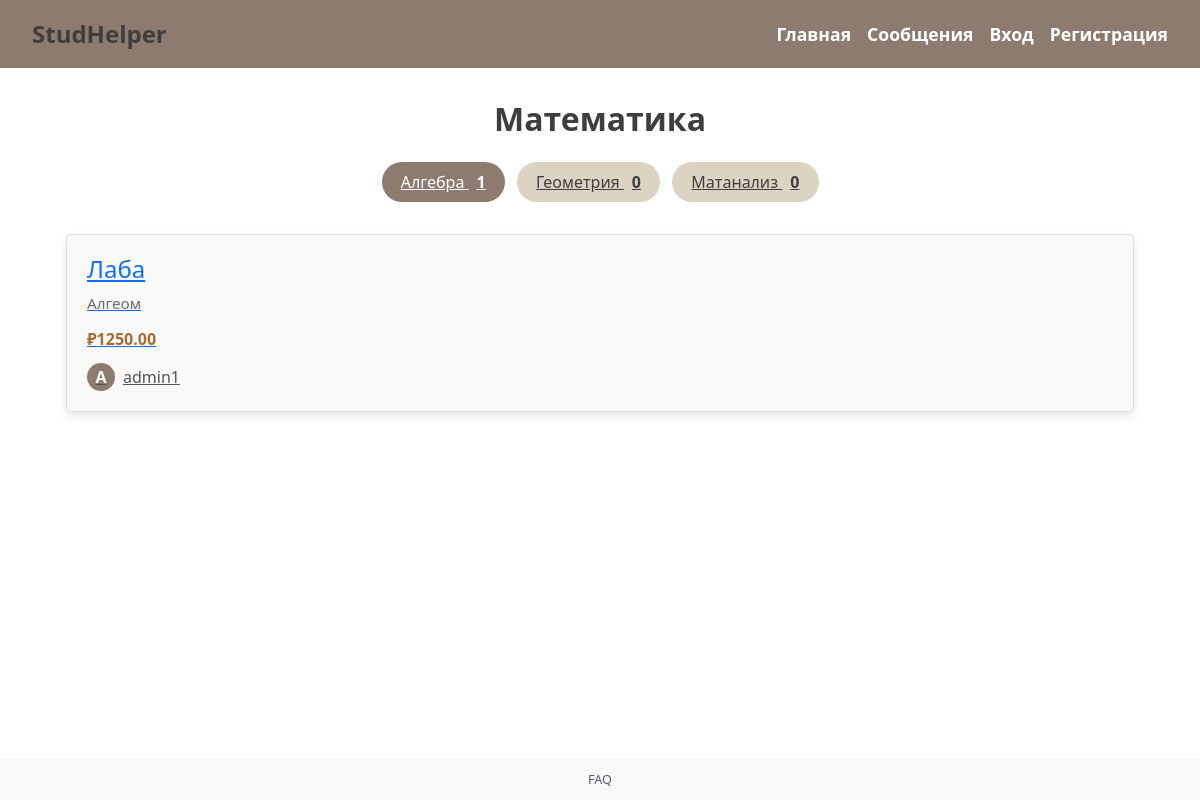
/tema/Алгебра, run on an earlier commit of the app's database.
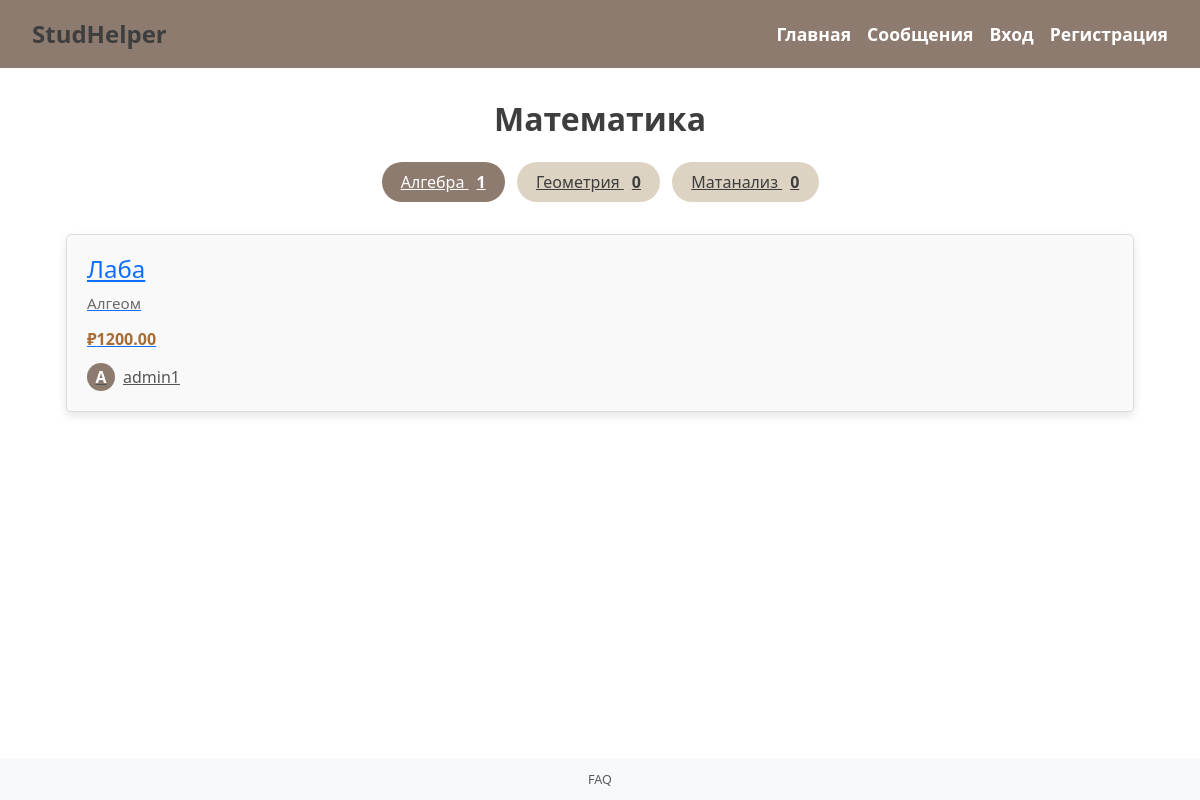
And on a later commit of the database.
### app.py (models this page shows)
class Offer(db.Model):
    id = db.Column(db.Integer, primary_key=True)
    title = db.Column(db.String(200), nullable=False)
    description = db.Column(db.Text, nullable=False)
    price = db.Column(db.Float, nullable=False)
    subcategory_id = db.Column(db.Integer, db.ForeignKey('subcategory.id'), nullable=False)
    seller_id = db.Column(db.Integer, db.ForeignKey('user.id'), nullable=False)

class User(db.Model, UserMixin):
    id = db.Column(db.Integer, primary_key=True)
    username = db.Column(db.String(150), unique=True, nullable=False)
    password = db.Column(db.String(150), nullable=False)
    offers = db.relationship('Offer', backref='seller', lazy=True)  # связь с предложениями

### app.py (the view)
@app.route('/tema/<string:subtopic>')
def show_subtopic(subtopic):
    category_name = get_category_for_subtopic(subtopic)
    subcategories = get_subcategories_with_counts(category_name)
    subcategory = Subcategory.query.filter_by(name=subtopic).first()
    if subcategory:
        offers = Offer.query.filter_by(subcategory_id=subcategory.id).order_by(Offer.id.desc()).all()
    else:
        offers = []
    return render_template(
        'tema.html',
        category_name=category_name,
        subtopic_name=subtopic,
        subcategories=subcategories,
        offers=offers
    )

### app.py (called while the page is built)
def get_subcategories_with_counts(category_name):
    category = Category.query.filter_by(name=category_name).first()
    subcategories = []
    if category:
        subcategories = [
            {
                'name': subcategory.name,
                'count': Offer.query.filter_by(subcategory_id=subcategory.id).count()
            }
            for subcategory in category.subcategories
        ]
    return subcategories

def get_category_for_subtopic(subtopic):
    subcategory = Subcategory.query.filter_by(name=subtopic).first()
    if subcategory:
        return subcategory.category.name
    return 'Другие предметы'

### templates/tema.html
{% extends 'base.html' %}
{% block content %}
<div class="tema-page">
    <h1 class="tema-title">{{ category_name }}</h1>
    <div class="subcategory-tabs">
        {% for sub in subcategories %}
        <a href="{{ url_for('show_subtopic', subtopic=sub.name) }}"
           class="subcategory-tab {% if sub.name == subtopic_name %}active{% endif %}">
            {{ sub.name }} <span class="count">{{ sub.count }}</span>
        </a>
        {% endfor %}
    </div>
    {% if offers %}
    <div class="offers-grid">
        {% for offer in offers %}
        <div class="offer-card">
            <a href="{{ url_for('offer', offer_id=offer.id) }}">
                <h3>{{ offer.title }}</h3>
                <p class="description">{{ offer.description }}</p>
                <p class="price">₽{{ "%.2f"|format(offer.price) }}</p>
            </a>
            {% if offer.seller %}
            <a href="{{ url_for('profile', user_id=offer.seller.id) }}" class="seller">
                <span class="avatar">{{ offer.seller.username[0]|upper }}</span>
                {{ offer.seller.username }}
            </a>
            {% else %}
            <p class="seller">Продавец не найден</p>
            {% endif %}
        </div>
        {% endfor %}
    </div>
    {% else %}
    <div class="empty-message">
        Пока нет предложений в этой подкатегории
    </div>
    {% endif %}
</div>
{% endblock %}

What changed in the data, as far as the page shows it:
changed Offer "Лаба": price "1250.00" → "1200.00"
